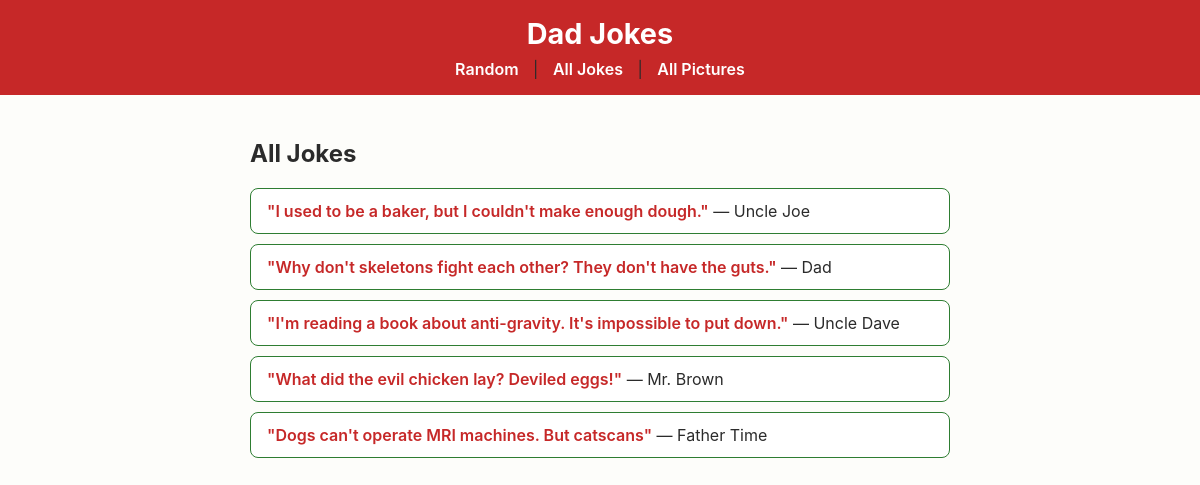
Page /dadjokes/jokes on the committed database.
### dadjokes/models.py (models this page shows)
class Joke(models.Model):
    joke = models.TextField(blank=False)
    contributor = models.TextField(blank=False)
    timestamp = models.DateTimeField(auto_now=True)

### dadjokes/views.py (the view)
# urls.py: path('jokes', views.show_all_jokes, name='show_all_jokes'),
def show_all_jokes(request):
    context = {
        'jokes': Joke.objects.all(),
    }
    return render(request, 'dadjokes/show_all_jokes.html', context)

### dadjokes/templates/dadjokes/show_all_jokes.html
{% extends 'dadjokes/base.html' %}
{% block content %}
    <h2>All Jokes</h2>
    <ul class="joke-list">
    {% for joke in jokes %}
        <li><a href="{% url 'show_joke' joke.pk %}">"{{ joke.joke }}"</a> &mdash; {{ joke.contributor }}</li>
    {% endfor %}
    </ul>
{% endblock %}

### static/dadjokes.css (style rules this page uses)
body { margin: 0; font-family: -apple-system, BlinkMacSystemFont, "Segoe UI", Helvetica, Arial, sans-serif; background-color: #fdfdfa; color: #2b2b2b; }
.joke-list { list-style: none; padding: 0; }
.joke-list li { background-color: #ffffff; border: 1px solid #2e7d32; border-radius: 8px; padding: 12px 16px; margin-bottom: 10px; }
.joke-list a { color: #c62828; text-decoration: none; font-weight: 600; }

### rows in the picture
Joke: joke "I used to be a baker, but I couldn't make enough dough.", contributor "Uncle Joe"
Joke: joke "Why don't skeletons fight each other? They don't have the guts.", contributor "Dad"
Joke: joke "I'm reading a book about anti-gravity. It's impossible to put down.", contributor "Uncle Dave"
Joke: joke "What did the evil chicken lay? Deviled eggs!", contributor "Mr. Brown"
Joke: joke "Dogs can't operate MRI machines. But catscans", contributor "Father Time"
